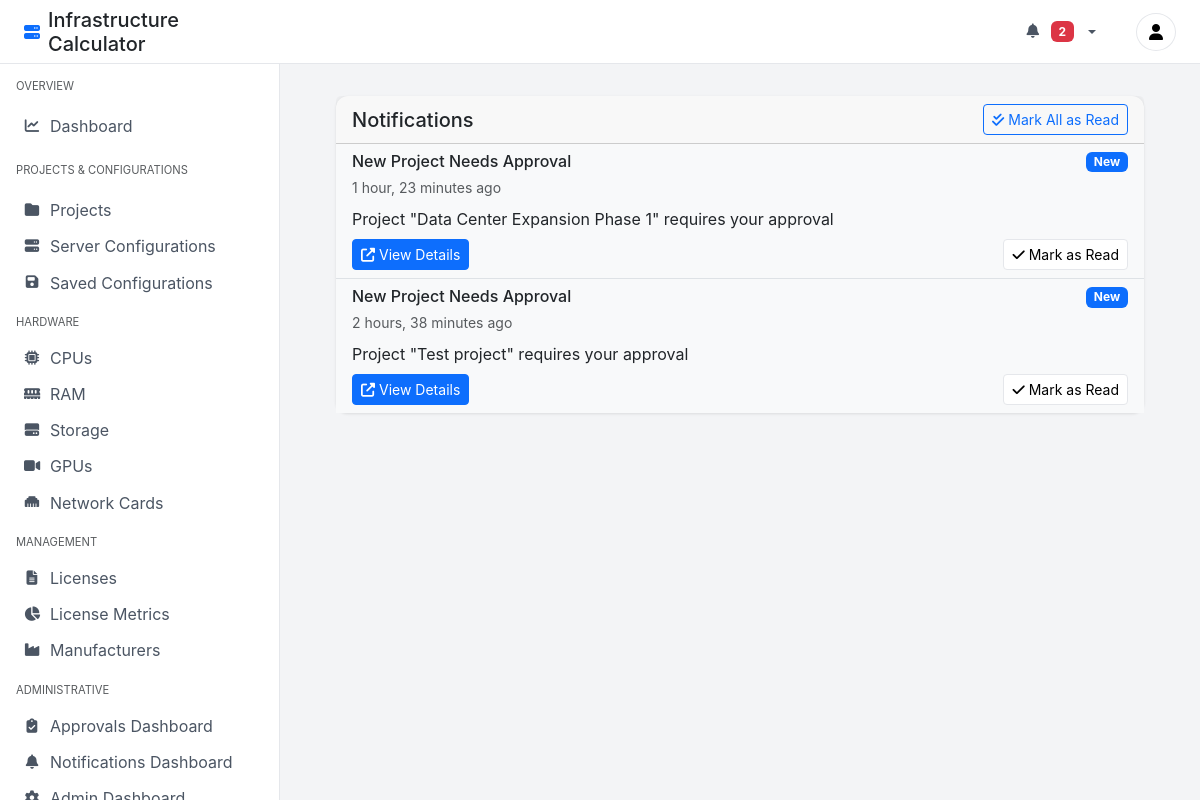
The app's page /notifications/ (signed in) with its own data.
### calculator/models.py (models this page shows)
class Notification(models.Model):
    NOTIFICATION_TYPES = [
        ('approval_needed', 'Approval Needed'),
        ('project_updated', 'Project Updated'),
    ]
    recipient = models.ForeignKey(User, on_delete=models.CASCADE)
    notification_type = models.CharField(max_length=50, choices=NOTIFICATION_TYPES)
    title = models.CharField(max_length=255)
    message = models.TextField()
    related_link = models.CharField(max_length=255)
    is_read = models.BooleanField(default=False)
    created_at = models.DateTimeField(auto_now_add=True)
    class Meta:
        ordering = ['-created_at']

### calculator/views.py (the view)
# urls.py: path('notifications/', views.NotificationListView.as_view(), name='notifications'),
class NotificationListView(LoginRequiredMixin, UserPassesTestMixin, ListView):
    model = Notification
    template_name = 'calculator/notifications.html'
    context_object_name = 'notifications'
    paginate_by = 10  # Show 10 notifications per page
    def test_func(self):
        return self.request.user.is_staff
    def get_queryset(self):
        return Notification.objects.filter(
            recipient=self.request.user,
            is_read=False  # Only show unread notifications
        ).order_by('-created_at')

### calculator/context_processors.py (called while the page is built)
def notifications(request):
    if request.user.is_authenticated and request.user.is_staff:
        unread_notifications = Notification.objects.filter(
            recipient=request.user,
            is_read=False
        )
        return {
            'unread_notifications': unread_notifications,
            'unread_notifications_count': unread_notifications.count(),  # Changed variable name to match template
        }
    return {
        'unread_notifications': [],
        'unread_notifications_count': 0,  # Changed variable name to match template
    }

### calculator/templates/calculator/notifications.html (shortened to what this page needs)
{% extends 'calculator/base.html' %}
{% load static %}
{% block content %}
<div class="container-fluid">
    <div class="row">
        <div class="col-12">
            <div class="card">
                <div class="card-header d-flex justify-content-between align-items-center">
                    <h5 class="card-title mb-0">Notifications</h5>
                    {% if notifications %}
                    <button class="btn btn-outline-primary btn-sm" id="markAllRead">
                        <i class="fas fa-check-double me-1"></i>Mark All as Read
                    </button>
                    {% endif %}
                </div>
                <div class="card-body p-0">
                    {% if notifications %}
                        <div class="list-group list-group-flush">
                            {% for notification in page_obj %}
                                <div class="list-group-item {% if not notification.is_read %}bg-light{% endif %}">
                                    <div class="d-flex justify-content-between align-items-start mb-2">
                                        <div>
                                            <h6 class="mb-1">{{ notification.title }}</h6>
                                            <small class="text-muted">{{ notification.created_at|timesince }} ago</small>
                                        </div>
                                        {% if not notification.is_read %}
                                            <span class="badge bg-primary">New</span>
                                        {% endif %}
                                    </div>
                                    <p class="mb-2">{{ notification.message }}</p>
                                    <div class="d-flex justify-content-between align-items-center">
                                        <a href="{{ notification.related_link }}" class="btn btn-sm btn-primary">
                                            <i class="fas fa-external-link-alt me-1"></i>View Details
                                        </a>
                                        {% if not notification.is_read %}
                                        <button class="btn btn-sm btn-light mark-read-btn" data-notification-id="{{ notification.id }}">
                                            <i class="fas fa-check me-1"></i>Mark as Read
                                        </button>
                                        {% endif %}
                                    </div>
                                </div>
                            {% endfor %}
                        </div>
                    {% else %}
                        <div class="text-center p-4">
                            <i class="fas fa-bell-slash fa-2x text-muted mb-3"></i>
                            <p class="text-muted mb-0">No notifications found</p>
                        </div>
                    {% endif %}
                </div>
            </div>
        </div>
    </div>
</div>
{% endblock %}

### calculator/templates/calculator/base.html (style rules this page uses)
:root { --primary-color: #4f46e5; --sidebar-width: 280px; --header-height: 64px; }
body { background-color: #f3f4f6; font-family: 'Inter', system-ui, -apple-system, sans-serif; }
.card { background: #fff; border-radius: 12px; border: none; box-shadow: 0 1px 3px rgba(0,0,0,0.1); }
.btn-light { background: #fff; border: 1px solid #e5e7eb; }

### records on screen
Notification: title "New Project Needs Approval", created_at "1 hour, 23 minutes", is_read "New", message "Project \"Data Center Expansion Phase 1\" requires your approval"
Notification: title "New Project Needs Approval", created_at "2 hours, 38 minutes", is_read "New", message "Project \"Test project\" requires your approval"

### other values on screen
{{ unread_notifications_count }} "2"
